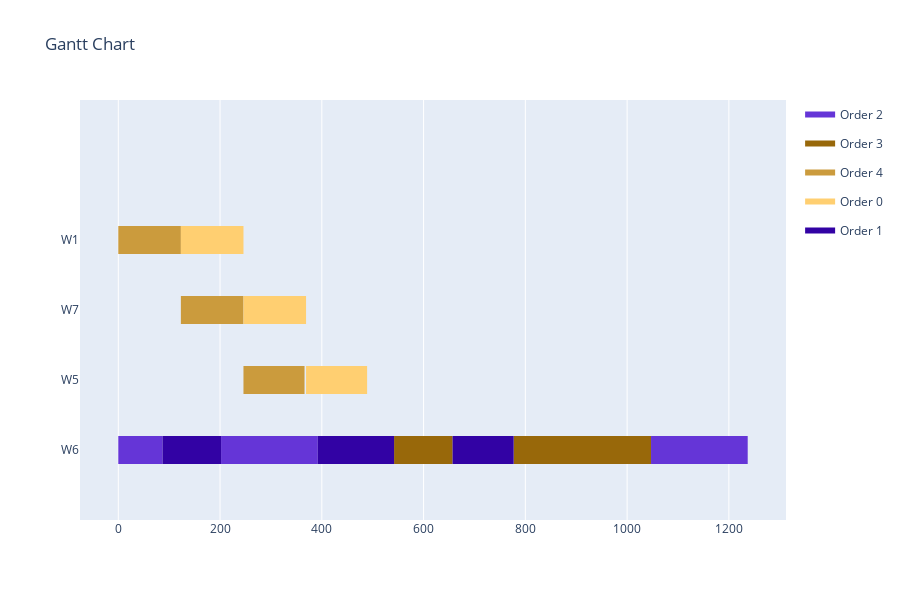

The notebook cell this image was saved under:
### Code cell
def is_first(jobs, index): # check if job is the first in it's order sequence
    return jobs[index][2] == 0 or order_for_index[jobs[index][2]-1] != order_for_index[jobs[index][2]]
durations = []
for i in range(len(assignments)):
    durations.append(duration_lookup_table[operations[i]][assignments[i]])

w = dict()
for i in range(len(assignments)):
    if assignments[i] not in w:
        w[assignments[i]] = []
    w[assignments[i]].append([solution[i], solution[i]+durations[i], i]) #<start, end, index>
import copy
new_solution = copy.deepcopy(solution)
changes_made = True
while changes_made:
    changes_made = False
    for workstation in w.keys():
        sorted_jobs = sorted(w[workstation], key=lambda x: x[0])
        for i in range(len(sorted_jobs)):
            shift = 0
            if is_first(sorted_jobs, i):
                if i == 0: # start at 0
                    shift = sorted_jobs[i][0] 
                    sorted_jobs[i][0] -= shift
                    sorted_jobs[i][1] -= shift                  
                else: # there are other jobs on this workstation before this one
                    shift = sorted_jobs[i][0] - sorted_jobs[i-1][1] # move it back to where the previous job stopped
                    sorted_jobs[i][0] -= shift
                    sorted_jobs[i][1] -= shift
            else: # find end of previous job in sequence + end of job previous on the workstation -> move to closer one
                prev_end = new_solution[sorted_jobs[i][2]-1] + durations[sorted_jobs[i][2]-1]
                prev_shift = sorted_jobs[i][0] - prev_end
                if i == 0: # no previous jobs on this workstation
                    shift = prev_shift
                    sorted_jobs[i][0] -= shift
                    sorted_jobs[i][1] -= shift
                else:
                    shift = sorted_jobs[i][0] - sorted_jobs[i-1][1] # move it back to where the previous job stopped
                    if prev_shift < shift:
                        shift = prev_shift
                    sorted_jobs[i][0] -= shift
                    sorted_jobs[i][1] -= shift
            new_solution[sorted_jobs[i][2]] = sorted_jobs[i][0] # update new start points
            changes_made = changes_made or shift != 0
print(new_solution)
print(f'Makespan: {abs(fitness_function_time_slots(new_solution, 0)) - 1}')
data = []
for i in range(len(operations)):
    data.append([assignments[i], operations[i], new_solution[i], durations[i]])
visualize(data)

### Figure 1 — Plotly figure (JSON) as saved in the notebook; plotly's stock layout.template omitted (floating-point values rounded to 4 significant figures)
{"data": [{"fill": "toself", "fillcolor": "rgb(101, 53, 215)", "hoverinfo": "name", "legendgroup": "rgb(101, 53, 215)", "mode": "none", "name": "Order 2", "type": "scatter", "x": [0, 87, 87, 0, 0, 202, 392, 392, 202, 202, 1047, 1237, 1237, 1047], "y": [-0.2, -0.2, 0.2, 0.2, null, -0.2, -0.2, 0.2, 0.2, null, -0.2, -0.2, 0.2, 0.2]}, {"fill": "toself", "fillcolor": "rgb(152, 104, 10)", "hoverinfo": "name", "legendgroup": "rgb(152, 104, 10)", "mode": "none", "name": "Order 3", "type": "scatter", "x": [542, 657, 657, 542, 542, 777, 927, 927, 777, 777, 927, 1047, 1047, 927], "y": [-0.2, -0.2, 0.2, 0.2, null, -0.2, -0.2, 0.2, 0.2, null, -0.2, -0.2, 0.2, 0.2]}, {"fill": "toself", "fillcolor": "rgb(203, 155, 61)", "hoverinfo": "name", "legendgroup": "rgb(203, 155, 61)", "mode": "none", "name": "Order 4", "type": "scatter", "x": [0, 123, 123, 0, 0, 123, 246, 246, 123, 123, 246, 366, 366, 246], "y": [2.8, 2.8, 3.2, 3.2, null, 1.8, 1.8, 2.2, 2.2, null, 0.8, 0.8, 1.2, 1.2]}, {"fill": "toself", "fillcolor": "rgb(255, 207, 113)", "hoverinfo": "name", "legendgroup": "rgb(255, 207, 113)", "mode": "none", "name": "Order 0", "type": "scatter", "x": [123, 246, 246, 123, 123, 246, 369, 369, 246, 246, 369, 489, 489, 369], "y": [2.8, 2.8, 3.2, 3.2, null, 1.8, 1.8, 2.2, 2.2, null, 0.8, 0.8, 1.2, 1.2]}, {"fill": "toself", "fillcolor": "rgb(50, 2, 164)", "hoverinfo": "name", "legendgroup": "rgb(50, 2, 164)", "mode": "none", "name": "Order 1", "type": "scatter", "x": [87, 202, 202, 87, 87, 392, 542, 542, 392, 392, 657, 777, 777, 657], "y": [-0.2, -0.2, 0.2, 0.2, null, -0.2, -0.2, 0.2, 0.2, null, -0.2, -0.2, 0.2, 0.2]}, {"legendgroup": "rgb(101, 53, 215)", "marker": {"color": "rgb(101, 53, 215)", "opacity": 0, "size": 1}, "mode": "markers", "name": "", "showlegend": false, "text": [null, null, null, null, null, null], "type": "scatter", "x": [0, 87, 202, 392, 1047, 1237], "y": [0, 0, 0, 0, 0, 0]}, {"legendgroup": "rgb(152, 104, 10)", "marker": {"color": "rgb(152, 104, 10)", "opacity": 0, "size": 1}, "mode": "markers", "name": "", "showlegend": false, "text": [null, null, null, null, null, null], "type": "scatter", "x": [542, 657, 777, 927, 927, 1047], "y": [0, 0, 0, 0, 0, 0]}, {"legendgroup": "rgb(203, 155, 61)", "marker": {"color": "rgb(203, 155, 61)", "opacity": 0, "size": 1}, "mode": "markers", "name": "", "showlegend": false, "text": [null, null, null, null, null, null], "type": "scatter", "x": [0, 123, 123, 246, 246, 366], "y": [3, 3, 2, 2, 1, 1]}, {"legendgroup": "rgb(255, 207, 113)", "marker": {"color": "rgb(255, 207, 113)", "opacity": 0, "size": 1}, "mode": "markers", "name": "", "showlegend": false, "text": [null, null, null, null, null, null], "type": "scatter", "x": [123, 246, 246, 369, 369, 489], "y": [3, 3, 2, 2, 1, 1]}, {"legendgroup": "rgb(50, 2, 164)", "marker": {"color": "rgb(50, 2, 164)", "opacity": 0, "size": 1}, "mode": "markers", "name": "", "showlegend": false, "text": [null, null, null, null, null, null], "type": "scatter", "x": [87, 202, 392, 542, 657, 777], "y": [0, 0, 0, 0, 0, 0]}], "layout": {"height": 600, "hovermode": "closest", "showlegend": true, "title": {"text": "Gantt Chart"}, "xaxis": {"rangeselector": {"buttons": [{"count": 7, "label": "1w", "step": "day", "stepmode": "backward"}, {"count": 1, "label": "1m", "step": "month", "stepmode": "backward"}, {"count": 6, "label": "6m", "step": "month", "stepmode": "backward"}, {"count": 1, "label": "YTD", "step": "year", "stepmode": "todate"}, {"count": 1, "label": "1y", "step": "year", "stepmode": "backward"}, {"step": "all"}]}, "showgrid": true, "type": "linear", "zeroline": false}, "yaxis": {"autorange": false, "range": [-1, 5], "showgrid": false, "ticktext": ["W6", "W5", "W7", "W1"], "tickvals": [0, 1, 2, 3], "zeroline": false}}}
